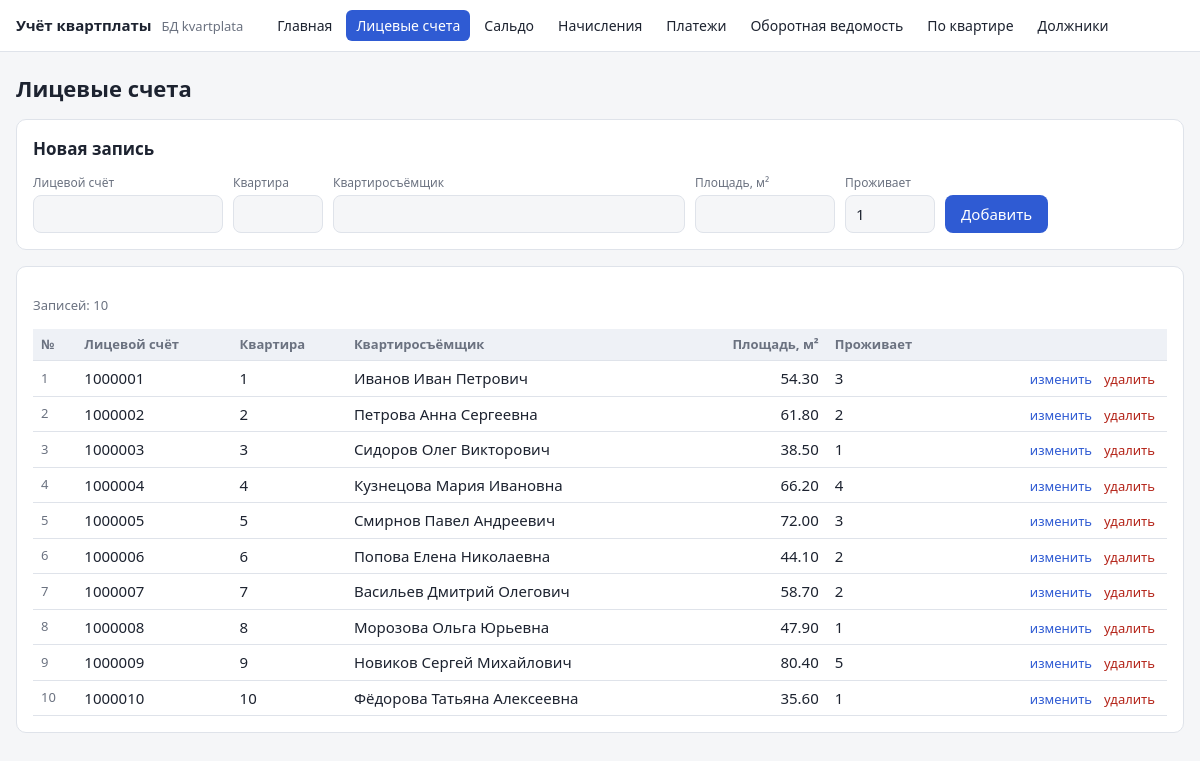
/lab_3/web/edit.php, run on the app's committed database.
### tables this page shows
CREATE TABLE accounts (
    id         INT UNSIGNED  NOT NULL AUTO_INCREMENT,
    account_no VARCHAR(10)   NOT NULL COMMENT 'Номер лицевого счёта',
    flat       SMALLINT UNSIGNED NOT NULL COMMENT 'Номер квартиры',
    owner      VARCHAR(150)  NOT NULL COMMENT 'Ответственный квартиросъёмщик',
    area       DECIMAL(6,2)  NOT NULL COMMENT 'Общая площадь, м²',
    residents  TINYINT UNSIGNED NOT NULL DEFAULT 1 COMMENT 'Число проживающих',
    PRIMARY KEY (id),
    UNIQUE KEY uq_account_no (account_no),
    UNIQUE KEY uq_flat (flat),
    CONSTRAINT chk_account_no CHECK (account_no REGEXP '^[0-9]{6,10}$'),
    CONSTRAINT chk_area CHECK (area > 0)
);

### lab_3/web/edit.php (the view, shortened to what this page needs)
<?php
require __DIR__ . '/lib.php';
$tables = [
    'accounts' => [
        'title'  => 'Лицевые счета',
        'order'  => 'a.flat',
        'fields' => [
            'account_no' => ['Лицевой счёт', 'text', 'pattern' => '[0-9]{6,10}'],
            'flat'       => ['Квартира', 'int'],
            'owner'      => ['Квартиросъёмщик', 'text', 'size' => 32],
            'area'       => ['Площадь, м²', 'money'],
            'residents'  => ['Проживает', 'int'],
        ],
    ],
    'saldo' => [
        'title'  => 'Сальдо на начало месяца',
        'order'  => 't.period DESC, a.flat',
        'filter' => 'period',
        'fields' => [
            'account_id' => ['Квартира', 'account'],
            'period'     => ['Месяц', 'month'],
            'amount'     => ['Сальдо (+ долг / − переплата)', 'money', 'signed' => true],
        ],
        'help'   => 'Входящее сальдо вводится на начало года (или при открытии счёта). '
                  . 'Сальдо следующих месяцев процедуры считают сами: последнее сальдо + начисления − платежи. '
                  . 'Кнопка «Закрыть месяц» записывает рассчитанное сальдо на начало следующего месяца.',
    ],
    'charges' => [
        'title'  => 'Начисления',
        'order'  => 't.period DESC, a.flat, t.service',
        'filter' => 'period',
        'fields' => [
            'account_id' => ['Квартира', 'account'],
            'period'     => ['Расчётный месяц', 'month'],
            'service'    => ['Услуга', 'select', 'options' => SERVICES],
            'amount'     => ['Сумма', 'money', 'signed' => true],
        ],
        'help'   => 'Отрицательная сумма — перерасчёт (уменьшение начисления).',
    ],
    'payments' => [
        'title'  => 'Платежи',
        'order'  => 't.pay_date DESC, a.flat',
        'filter' => 'pay_date',
        'fields' => [
            'account_id' => ['Квартира', 'account'],
            'pay_date'   => ['Дата поступления', 'date'],
            'amount'     => ['Сумма', 'money'],
            'source'     => ['Способ', 'select', 'options' => PAY_SOURCES],
            'doc_no'     => ['№ документа', 'text', 'optional' => true],
        ],
        'help'   => 'Платёж учитывается в месяце поступления на расчётный счёт.',
    ],
];
$t = array_key_exists($_GET['t'] ?? '', $tables) ? $_GET['t'] : 'accounts';
$cfg = $tables[$t];
$fields = $cfg['fields'];
$self = 'edit.php?t=' . $t;
$fAccount = (int)($_GET['account'] ?? 0);
$fMonth = preg_match('/^\d{4}-\d{2}$/', $_GET['month'] ?? '') ? $_GET['month'] : null;
$form = [];
$editId = (int)($_GET['edit'] ?? 0);
$where = [];
$params = [];
if ($t !== 'accounts') {
    if ($fAccount) {
        $where[] = 't.account_id = ?';
        $params[] = $fAccount;
    }
    if ($fMonth) {
        $where[] = "DATE_FORMAT(t.{$cfg['filter']}, '%Y-%m') = ?";
        $params[] = $fMonth;
    }
    $sql = "SELECT t.*, a.flat, a.account_no FROM $t t JOIN accounts a ON a.id = t.account_id"
         . ($where ? ' WHERE ' . implode(' AND ', $where) : '') . " ORDER BY {$cfg['order']}";
} else {
    $sql = "SELECT a.* FROM accounts a ORDER BY {$cfg['order']}";
}
$stmt = db()->prepare($sql);
$stmt->execute($params);
$rows = $stmt->fetchAll();
function input(string $name, array $f, $value): string
{
    $v = h((string)$value);
    $req = empty($f['optional']) ? 'required' : '';
    switch ($f[1]) {
        case 'int':
            return "<input type=\"number\" name=\"$name\" value=\"$v\" min=\"1\" style=\"width:90px\" $req>";
        case 'money':
            $min = empty($f['signed']) ? 'min="0.01"' : '';
            return "<input type=\"number\" step=\"0.01\" $min name=\"$name\" value=\"$v\" style=\"width:140px\" $req>";
        default:
            $p = isset($f['pattern']) ? "pattern=\"{$f['pattern']}\"" : '';
            $s = $f['size'] ?? 14;
            return "<input type=\"text\" name=\"$name\" value=\"$v\" size=\"$s\" $p $req>";
    }
}
function cell(string $name, array $f, array $r): string
{
    $v = $r[$name];
    return match ($f[1]) {
        'account' => sprintf('<td>%d <span class="muted">%s</span></td>', $r['flat'], h($r['account_no'])),
        'money'   => sprintf('<td class="num %s">%s</td>', empty($f['signed']) ? '' : sign_class($v), money($v)),
        'month'   => sprintf('<td>%s %s</td>', MONTHS[(int)substr($v, 5, 2)], substr($v, 0, 4)),
        'date'    => '<td>' . date('d.m.Y', strtotime($v)) . '</td>',
        default   => '<td>' . h((string)$v) . '</td>',
    };
}
if (!$form && !$editId) {
    $form = ['account_id' => $fAccount ?: '', 'period' => $fMonth ?? '',
             'pay_date' => date('Y-m-d'), 'residents' => 1];
}
?>
    <form class="card" method="post" action="<?= h($self . ($fAccount ? "&account=$fAccount" : '') . ($fMonth ? "&month=$fMonth" : '')) ?>">
        <h2><?= $editId ? 'Изменение записи №' . $editId : 'Новая запись' ?></h2>
        <div class="row">
            <?php foreach ($fields as $name => $f): ?>
                <div class="field"><label><?= h($f[0]) ?></label><?= input($name, $f, $form[$name] ?? '') ?></div>
            <?php endforeach ?>
            <button type="submit"><?= $editId ? 'Сохранить' : 'Добавить' ?></button>
        </div>
    </form>
    <div class="card">
        <p class="muted">Записей: <?= count($rows) ?></p>
        <div class="table-wrap">
        <table>
            <tr>
                <th>№</th>
                <?php foreach ($fields as $name => $f): ?>
                    <th class="<?= $f[1] === 'money' ? 'num' : '' ?>"><?= h($f[0]) ?></th>
                <?php endforeach ?>
                <th></th>
            </tr>
            <?php foreach ($rows as $r): ?>
            <tr>
                <td class="muted"><?= (int)$r['id'] ?></td>
                <?php foreach ($fields as $name => $f) echo cell($name, $f, $r); ?>
                <td class="num">
                    <a class="link" href="<?= h($self . '&edit=' . $r['id'] . ($fAccount ? "&account=$fAccount" : '') . ($fMonth ? "&month=$fMonth" : '')) ?>">изменить</a>
                    <form method="post" style="display:inline" onsubmit="return confirm('Удалить запись?')"
                          action="<?= h($self . ($fAccount ? "&account=$fAccount" : '') . ($fMonth ? "&month=$fMonth" : '')) ?>">
                        <button class="link" type="submit">удалить</button>
                    </form>
                </td>
            </tr>
            <?php endforeach ?>
        </table>
        </div>
    </div>

### lab_3/web/style.css (style rules this page uses)
:root { --bg: #f5f6f8; --card: #fff; --text: #1d2330; --muted: #6b7280; --accent: #2f5bd3; --border: #dfe3ea; --err: #b42318; --ok: #067647; --debt: #b42318; --over: #067647; --head: #eef1f6; --zebra: #fafbfc; }
* { box-sizing: border-box; }
body { margin: 0; background: var(--bg); color: var(--text); font: 15px/1.5 system-ui, -apple-system, "Segoe UI", sans-serif; }
h2 { font-size: 17px; margin: 0 0 12px; }
.card { background: var(--card); border: 1px solid var(--border); border-radius: 10px; padding: 16px; margin-bottom: 16px; }
.row { display: flex; flex-wrap: wrap; gap: 10px; align-items: flex-end; }
.field { display: flex; flex-direction: column; gap: 3px; }
.field label { font-size: 12px; color: var(--muted); }
input, select { font: inherit; color: var(--text); background: var(--bg); border: 1px solid var(--border); border-radius: 8px; padding: 7px 10px; }
button, .btn { font: inherit; background: var(--accent); color: #fff; border: 0; text-decoration: none; border-radius: 8px; padding: 8px 16px; cursor: pointer; display: inline-block; }
button.link { background: none; color: var(--err); padding: 0 4px; font-size: 13px; }
a.link { color: var(--accent); font-size: 13px; text-decoration: none; padding: 0 4px; }
.muted { color: var(--muted); font-size: 13px; }
.table-wrap { overflow-x: auto; }
table { width: 100%; border-collapse: collapse; font-variant-numeric: tabular-nums; }
th, td { padding: 6px 8px; border-bottom: 1px solid var(--border); text-align: left; vertical-align: middle; }
th { font-size: 13px; color: var(--muted); font-weight: 600; background: var(--head); }
td.num, th.num { text-align: right; white-space: nowrap; }

### data on the page
accounts: id "1", account_no "1000001", flat "1", owner "Иванов Иван Петрович", area "54.30", residents "3"
accounts: id "2", account_no "1000002", flat "2", owner "Петрова Анна Сергеевна", area "61.80", residents "2"
accounts: id "3", account_no "1000003", flat "3", owner "Сидоров Олег Викторович", area "38.50", residents "1"
accounts: id "4", account_no "1000004", flat "4", owner "Кузнецова Мария Ивановна", area "66.20", residents "4"
accounts: id "5", account_no "1000005", flat "5", owner "Смирнов Павел Андреевич", area "72.00", residents "3"
accounts: id "6", account_no "1000006", flat "6", owner "Попова Елена Николаевна", area "44.10", residents "2"
accounts: id "7", account_no "1000007", flat "7", owner "Васильев Дмитрий Олегович", area "58.70", residents "2"
accounts: id "8", account_no "1000008", flat "8", owner "Морозова Ольга Юрьевна", area "47.90", residents "1"
accounts: id "9", account_no "1000009", flat "9", owner "Новиков Сергей Михайлович", area "80.40", residents "5"
accounts: id "10", account_no "1000010", flat "10", owner "Фёдорова Татьяна Алексеевна", area "35.60", residents "1"

### other printed values
$label "Главная"
$label "Лицевые счета"
$label "Сальдо"
$label "Начисления"
$label "Платежи"
$label "Оборотная ведомость"
$label "По квартире"
$label "Должники"
$title "Лицевые счета"
$f[0] "Лицевой счёт"
$f[0] "Квартира"
$f[0] "Квартиросъёмщик"
$f[0] "Площадь, м²"
$f[0] "Проживает"
count($rows) "10"
